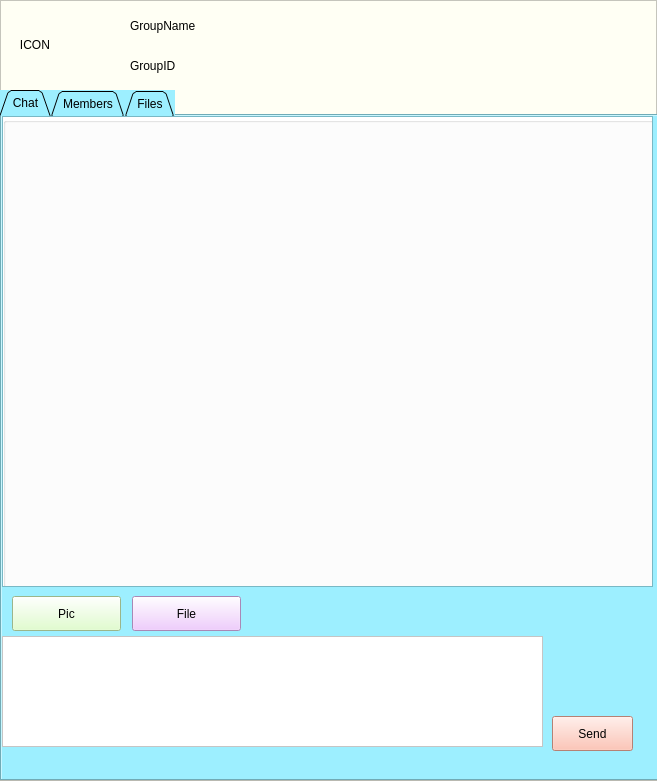
<?xml version="1.0" encoding="UTF-8"?>
<ui version="4.0">
 <class>GroupWindow</class>
 <widget class="QFrame" name="GroupWindow">
  <property name="geometry">
   <rect>
    <x>0</x>
    <y>0</y>
    <width>657</width>
    <height>781</height>
   </rect>
  </property>
  <property name="windowTitle">
   <string>GroupChat</string>
  </property>
  <property name="styleSheet">
   <string notr="true">background-color: rgb(255, 255, 244);</string>
  </property>
  <property name="frameShape">
   <enum>QFrame::StyledPanel</enum>
  </property>
  <property name="frameShadow">
   <enum>QFrame::Raised</enum>
  </property>
  <widget class="QTabWidget" name="grouptabs">
   <property name="geometry">
    <rect>
     <x>0</x>
     <y>90</y>
     <width>661</width>
     <height>691</height>
    </rect>
   </property>
   <property name="styleSheet">
    <string notr="true">background-color: rgb(157, 239, 255);</string>
   </property>
   <property name="tabShape">
    <enum>QTabWidget::Triangular</enum>
   </property>
   <property name="currentIndex">
    <number>0</number>
   </property>
   <property name="tabBarAutoHide">
    <bool>false</bool>
   </property>
   <widget class="QWidget" name="chat">
    <attribute name="title">
     <string>Chat</string>
    </attribute>
    <widget class="QPushButton" name="send_text">
     <property name="geometry">
      <rect>
       <x>550</x>
       <y>600</y>
       <width>81</width>
       <height>35</height>
      </rect>
     </property>
     <property name="styleSheet">
      <string notr="true">background-color: rgb(255, 181, 162);</string>
     </property>
     <property name="text">
      <string>Send</string>
     </property>
    </widget>
    <widget class="QTextEdit" name="input_msg">
     <property name="geometry">
      <rect>
       <x>0</x>
       <y>520</y>
       <width>541</width>
       <height>111</height>
      </rect>
     </property>
     <property name="styleSheet">
      <string notr="true">background-color: rgb(255, 255, 255);</string>
     </property>
    </widget>
    <widget class="QPushButton" name="send_pic">
     <property name="geometry">
      <rect>
       <x>10</x>
       <y>480</y>
       <width>109</width>
       <height>35</height>
      </rect>
     </property>
     <property name="styleSheet">
      <string notr="true">background-color: rgb(217, 255, 193);</string>
     </property>
     <property name="text">
      <string>Pic</string>
     </property>
    </widget>
    <widget class="QPushButton" name="send_file">
     <property name="geometry">
      <rect>
       <x>130</x>
       <y>480</y>
       <width>109</width>
       <height>35</height>
      </rect>
     </property>
     <property name="styleSheet">
      <string notr="true">background-color: rgb(237, 190, 255);</string>
     </property>
     <property name="text">
      <string>File</string>
     </property>
    </widget>
    <widget class="QScrollArea" name="scrollArea">
     <property name="geometry">
      <rect>
       <x>0</x>
       <y>0</y>
       <width>651</width>
       <height>471</height>
      </rect>
     </property>
     <property name="verticalScrollBarPolicy">
      <enum>Qt::ScrollBarAsNeeded</enum>
     </property>
     <property name="horizontalScrollBarPolicy">
      <enum>Qt::ScrollBarAsNeeded</enum>
     </property>
     <property name="widgetResizable">
      <bool>true</bool>
     </property>
     <widget class="QWidget" name="scrollAreaWidgetContents">
      <property name="geometry">
       <rect>
        <x>0</x>
        <y>0</y>
        <width>647</width>
        <height>467</height>
       </rect>
      </property>
      <widget class="QGroupBox" name="msgs_box">
       <property name="geometry">
        <rect>
         <x>0</x>
         <y>0</y>
         <width>651</width>
         <height>471</height>
        </rect>
       </property>
       <property name="styleSheet">
        <string notr="true">background-color: rgb(255, 255, 255);</string>
       </property>
       <property name="title">
        <string/>
       </property>
      </widget>
     </widget>
    </widget>
   </widget>
   <widget class="QWidget" name="members">
    <attribute name="title">
     <string>Members</string>
    </attribute>
    <widget class="QTableWidget" name="members_box">
     <property name="geometry">
      <rect>
       <x>0</x>
       <y>0</y>
       <width>631</width>
       <height>631</height>
      </rect>
     </property>
     <property name="styleSheet">
      <string notr="true">background-color: rgb(234, 255, 205);</string>
     </property>
    </widget>
   </widget>
   <widget class="QWidget" name="files">
    <attribute name="title">
     <string>Files</string>
    </attribute>
    <widget class="QTableWidget" name="tableWidget">
     <property name="geometry">
      <rect>
       <x>0</x>
       <y>0</y>
       <width>641</width>
       <height>611</height>
      </rect>
     </property>
     <property name="autoFillBackground">
      <bool>true</bool>
     </property>
     <property name="styleSheet">
      <string notr="true">background-color: rgb(255, 206, 210);</string>
     </property>
    </widget>
   </widget>
  </widget>
  <widget class="QLabel" name="group_icon">
   <property name="geometry">
    <rect>
     <x>10</x>
     <y>10</y>
     <width>70</width>
     <height>70</height>
    </rect>
   </property>
   <property name="text">
    <string>   ICON</string>
   </property>
   <property name="scaledContents">
    <bool>true</bool>
   </property>
  </widget>
  <widget class="QLabel" name="group_name">
   <property name="geometry">
    <rect>
     <x>130</x>
     <y>10</y>
     <width>101</width>
     <height>31</height>
    </rect>
   </property>
   <property name="text">
    <string>GroupName</string>
   </property>
  </widget>
  <widget class="QLabel" name="group_id">
   <property name="geometry">
    <rect>
     <x>130</x>
     <y>50</y>
     <width>79</width>
     <height>31</height>
    </rect>
   </property>
   <property name="text">
    <string>GroupID</string>
   </property>
  </widget>
 </widget>
 <resources/>
 <connections/>
</ui>
